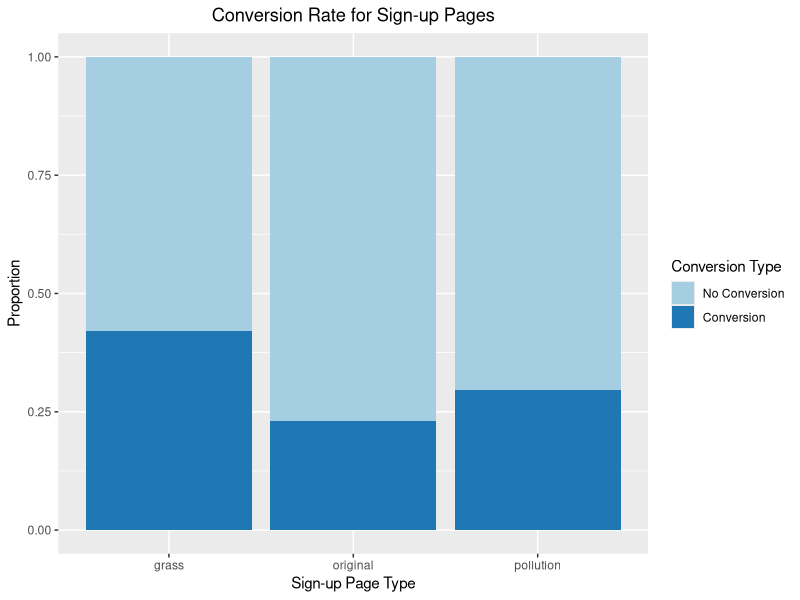

Write the R code that produced this figure.
## ---- chunk 1
library(dplyr)
## ---- chunk 2
bi_dist_orig <- data_frame(signup=rbinom(200, 1, .22))

bi_dist_pollu <- data_frame(signup=rbinom(200, 1, .28))

bi_dist_grass <- data_frame(signup=rbinom(200, 1, .42))
## ---- chunk 3
bi_dist_orig <- data_frame(signup=c(0,	0,	0,	0,	0,	0,	0,	0,	0,	0,	0,	0,	0,	0,	1,	0,	1,	0,	0,	1,	1,	0,	0,	0,	0,	1,	0,	0,	1,	1,	0,	0,	1,	0,	0,	0,	0,	1,	0,	0,	0,	1,	0,	0,	0,	0,	0,	1,	0,	0,	1,	1,	0,	0,	1,	0,	0,	0,	0,	0,	1,	0,	0,	0,	0,	0,	0,	1,	1,	1,	1,	0,	0,	0,	0,	0,	1,	0,	0,	0,	0,	0,	0,	0,	0,	0,	0,	0,	0,	0,	1,	0,	0,	0,	1,	0,	0,	0,	1,	0,	0,	0,	0,	0,	0,	1,	1,	0,	0,	0,	0,	0,	0,	0,	0,	0,	0,	0,	0,	0,	0,	0,	0,	0,	0,	0,	0,	0,	0,	0,	0,	1,	0,	0,	0,	1,	0,	0,	0,	0,	1,	1,	0,	1,	1,	0,	0,	0,	0,	0,	1,	0,	1,	0,	0,	0,	0,	0,	0,	1,	0,	0,	1,	0,	0,	0,	0,	0,	0,	0,	1,	0,	1,	0,	1,	0,	0,	0,	0,	0,	0,	0,	1,	1,	1,	0,	0,	0,	0,	1,	1,	0,	1,	0,	0,	0,	0,	1,	1,	0))

bi_dist_pollu <- data_frame(signup=c(1,	0,	1,	0,	0,	0,	1,	1,	0,	0,	0,	0,	0,	0,	1,	0,	1,	0,	0,	0,	0,	0,	0,	1,	0,	0,	1,	1,	1,	1,	0,	0,	1,	0,	1,	0,	0,	1,	0,	1,	0,	0,	0,	1,	1,	0,	1,	0,	0,	1,	0,	0,	1,	1,	0,	0,	0,	0,	0,	0,	0,	0,	0,	0,	0,	0,	1,	1,	0,	1,	0,	0,	0,	1,	0,	1,	0,	0,	0,	0,	0,	0,	1,	0,	0,	1,	1,	1,	0,	0,	0,	0,	1,	1,	1,	0,	0,	0,	0,	0,	0,	0,	0,	1,	1,	1,	1,	1,	1,	1,	0,	0,	0,	1,	0,	0,	0,	0,	0,	0,	0,	1,	0,	1,	0,	0,	0,	0,	0,	0,	0,	0,	1,	0,	0,	0,	0,	0,	0,	0,	0,	0,	1,	1,	0,	0,	0,	0,	1,	0,	0,	0,	0,	1,	0,	1,	1,	0,	0,	0,	0,	0,	1,	0,	0,	0,	0,	0,	0,	0,	0,	0,	0,	1,	0,	0,	0,	0,	1,	0,	1,	0,	1,	0,	0,	1,	0,	1,	1,	0,	0,	1,	0,	0,	0,	0,	0,	0,	0,	0))

bi_dist_grass <- data_frame(signup=c(0,	1,	0,	0,	1,	1,	0,	1,	1,	0,	0,	0,	0,	0,	0,	0,	0,	1,	0,	1,	1,	1,	0,	0,	0,	1,	1,	0,	0,	1,	1,	0,	1,	0,	0,	0,	0,	0,	0,	0,	0,	0,	0,	0,	1,	0,	0,	0,	1,	0,	0,	1,	0,	1,	0,	1,	1,	0,	1,	1,	0,	0,	1,	0,	1,	0,	1,	0,	1,	1,	1,	1,	1,	0,	0,	1,	0,	0,	1,	0,	0,	1,	1,	0,	0,	0,	1,	1,	1,	1,	0,	1,	1,	1,	0,	1,	0,	1,	0,	0,	1,	0,	0,	0,	1,	1,	0,	0,	1,	1,	1,	0,	1,	1,	1,	1,	0,	0,	0,	1,	0,	1,	1,	0,	0,	1,	0,	0,	0,	1,	1,	0,	0,	1,	1,	0,	0,	0,	1,	0,	1,	0,	0,	0,	1,	0,	0,	1,	1,	0,	1,	0,	0,	1,	0,	0,	1,	1,	0,	0,	0,	1,	1,	0,	0,	0,	0,	1,	0,	1,	1,	0,	0,	0,	1,	1,	1,	0,	1,	0,	1,	0,	1,	0,	0,	0,	0,	0,	1,	0,	1,	0,	0,	0,	0,	0,	0,	1,	0,	0))
## ---- chunk 4
bi_dist_orig$pagetype <- "original"
bi_dist_orig$success <- sum(bi_dist_orig$signup)
bi_dist_orig$total <- nrow(bi_dist_orig)

bi_dist_pollu$pagetype <- "pollution"
bi_dist_pollu$success <- sum(bi_dist_pollu$signup)
bi_dist_pollu$total <- nrow(bi_dist_pollu)

bi_dist_grass$pagetype <- "grass"
bi_dist_grass$success <- sum(bi_dist_grass$signup)
bi_dist_grass$total <- nrow(bi_dist_grass)
## ---- chunk 5
full_data_success_rates <- rbind(bi_dist_orig[1,], bi_dist_grass[1,], bi_dist_pollu[1,]) %>%
  select(-signup)
## ---- chunk 6
prop.test(full_data_success_rates[[2]], full_data_success_rates[[3]])
## ---- chunk 7
full_data <- rbind(bi_dist_orig, bi_dist_pollu, bi_dist_grass)
## ---- chunk 8
library(ggplot2)
full_data %>%
  ggplot(aes(x = as.factor(pagetype), fill = as.factor(signup))) + 
  geom_bar(position = "fill") + 
  scale_fill_brewer(name="Conversion Type", palette="Paired", labels=c("No Conversion","Conversion")) +
  ggtitle("Conversion Rate for Sign-up Pages") + 
  theme(plot.title = element_text(hjust = 0.5)) +
  labs(x = "Sign-up Page Type", y = "Proportion")
## ---- chunk 9
multi_comp <- pairwise.prop.test(full_data_success_rates[[2]], full_data_success_rates[[3]])
multi_comp$p.value

